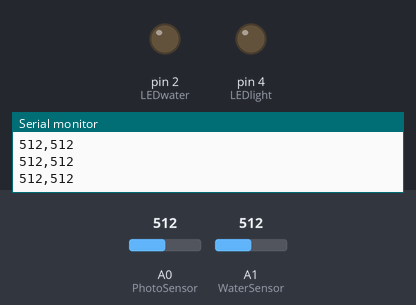
Bench run of a sketch on a simulated Arduino Uno, built with avr-gcc and run on an emulated ATmega328P. Shown: output pins drawn as LEDs (lit = HIGH), the last lines printed to the serial monitor. Dashed ring = blinking. The test bench sets the inputs (shaded band); at power-on: A0 (PhotoSensor) = 512, A1 (WaterSensor) = 512.

Above: at 1.2 s.
1.3 s: A0 (PhotoSensor) set to 418
4.3 s: A0 (PhotoSensor) set to 387
At 5.2 s:
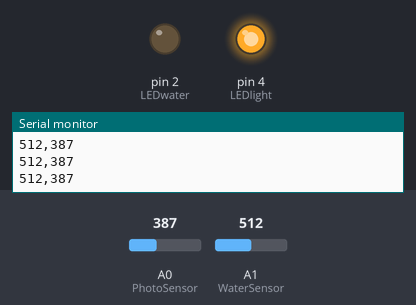
5.8 s: A1 (WaterSensor) set to 108
7.3 s: A1 (WaterSensor) set to 92
At 7.7 s:
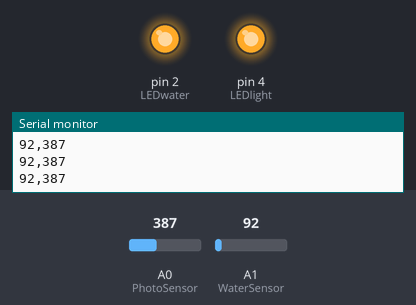
8.8 s: A0 (PhotoSensor) set to 215
10.3 s: A0 (PhotoSensor) set to 190
At 10.56 s:
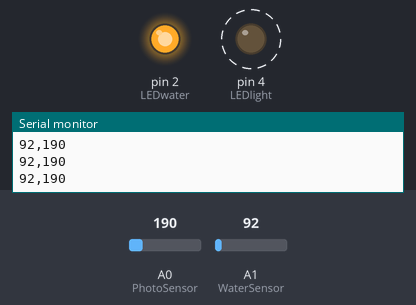
Timing chart, 0 to 14.3 s (numbered marks = the images above; inputs shaded):
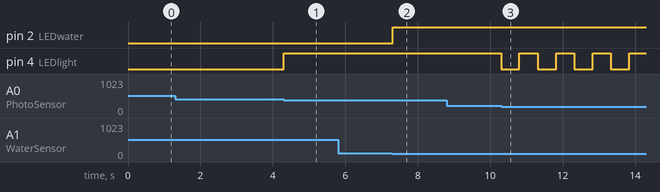

The sketch:

MiniProject.ino
```cpp
const int LEDwater = 2;
const int LEDlight = 4;
const int WaterSensor = A1;
const int PhotoSensor = A0;

int WaterSensorReading = 0;
int PhotoSensorReading = 0;

const long interval = 500;                                        // Interval of the blinking
unsigned long previousMillisForWater = 0;
unsigned long previousMillisForLight = 0;

void setup() {
  Serial.begin(9600);
  pinMode(LEDwater, OUTPUT);
  pinMode(LEDlight, OUTPUT);
}

void loop() {
  WaterSensorReading = analogRead(WaterSensor);
  PhotoSensorReading = analogRead(PhotoSensor);
  unsigned long currentMillis = millis();                         // Starts the counting of millis

  ///// WATER /////
  if (WaterSensorReading < 10){                                   // If water level is critical
    if (currentMillis - previousMillisForWater >= interval) {
      previousMillisForWater = currentMillis;

      if (digitalRead(LEDwater) == LOW) {                         // Blink
        digitalWrite(LEDwater, HIGH);
      } else
        digitalWrite(LEDwater, LOW);
    }
  }
  if (WaterSensorReading <= 100 && WaterSensorReading > 10)        // If plant is thirsty
    digitalWrite(LEDwater, HIGH);
  if (WaterSensorReading > 100)                                   // If plant doesn't need water
    digitalWrite(LEDwater, LOW);

  ///// LIGHT /////
  if (PhotoSensorReading < 200){                                  // If light level is critically low
    if (currentMillis - previousMillisForLight >= interval) {
      previousMillisForLight = currentMillis;

      if (digitalRead(LEDlight) == LOW) {                         // Blink
        digitalWrite(LEDlight, HIGH);
      } else
        digitalWrite(LEDlight, LOW);
    }
  }
  if (PhotoSensorReading < 400 && PhotoSensorReading >= 200)       // If light is needed
    digitalWrite(LEDlight, HIGH);
  if (PhotoSensorReading > 400)                                   // If plant doesn't need light
    digitalWrite(LEDlight, LOW);

  ///// FOR PLOTTING /////
  Serial.print(WaterSensorReading);
  Serial.print(",");
  Serial.println(PhotoSensorReading);
}
```

Measured:
- the behaviour switches between 400 and 399 on A0 (PhotoSensor) (found by bisection; images 0 and 1)
- the behaviour switches between 101 and 100 on A1 (WaterSensor) (found by bisection; images 1 and 2)
- the behaviour switches between 200 and 199 on A0 (PhotoSensor) (found by bisection; images 2 and 3)
- after the input at 4.3 s, pin 4 (LEDlight): LOW → HIGH at once
- after the input at 7.3 s, pin 2 (LEDwater): LOW → HIGH at once
- after the input at 10.3 s, pin 4 (LEDlight): alternates HIGH for 0.51 s and LOW for 0.50 s, starting at once
